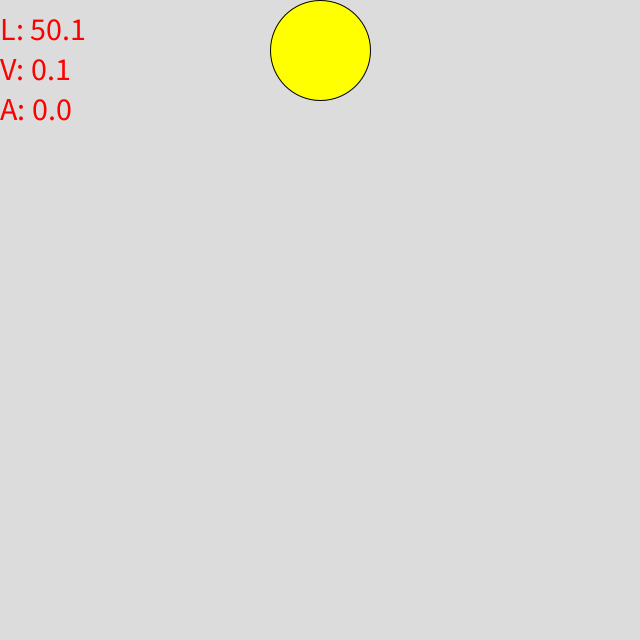
Frame 1 (no input)
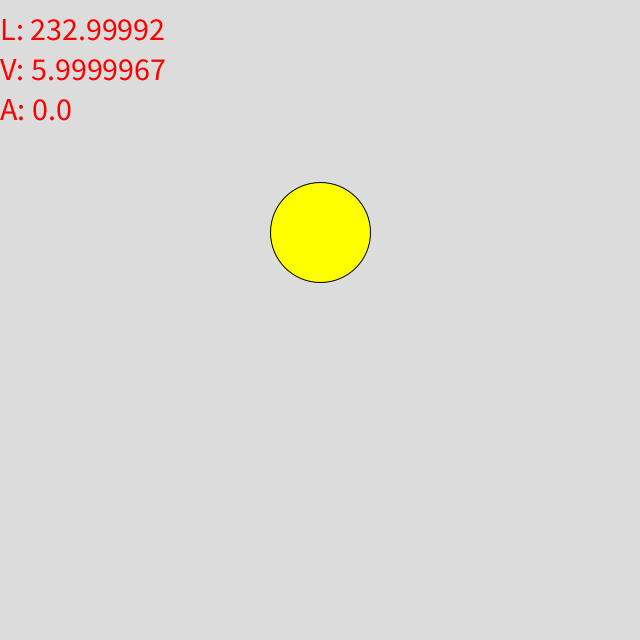
Frame 60 (the mouse pressed at the canvas centre just before this capture)
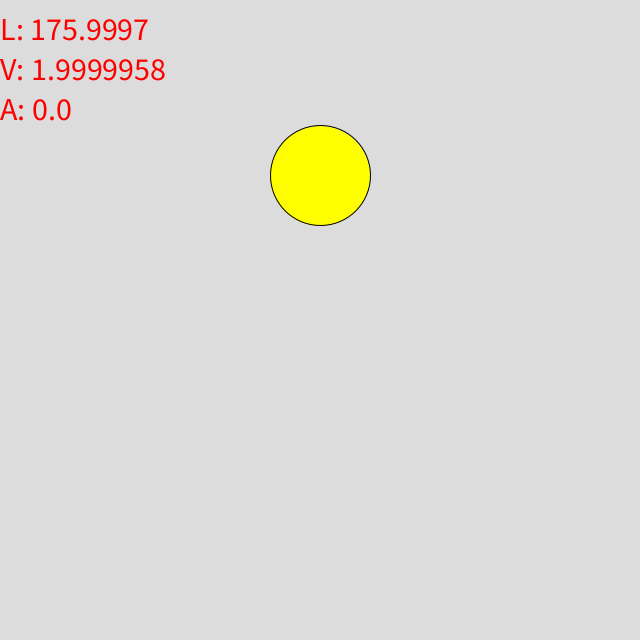
Frame 120 (the mouse held since frame 60 and released just before this capture)

The Processing sketch that drew these frames (run headless with seeded random() and noise(); from frame 60 on, the mouse is pressed at the canvas centre):

// Processing sketch: LargeBird
// ── LargeBird.pde
Bird b;

void setup() {
  size(640, 640);
  b = new Bird(width / 2, 50);
}

void draw() {
  background(220);
  // create gravity vector
  PVector gravity = new PVector(0, 0.1);
  b.applyForce(gravity);
  b.update();
  b.display();
}

void keyPressed() {
  if (key == ' ') {
    PVector jump = new PVector(0, -10);
    b.applyForce(jump);
  }
}

void mousePressed() {
  PVector jump = new PVector(0, -10);
  b.applyForce(jump);
}

// ── Bird.pde
public class Bird {
  private PVector location;
  private PVector velocity;
  private PVector acceleration;
  
  public Bird(int x, int y) {
    location = new PVector(x, y);
    velocity = new PVector(0, 0);
    acceleration = new PVector(0, 0);
  }
  
  public void applyForce(PVector f) {
    acceleration.add(f);
  }
  
  public void display() {
    fill(255, 255, 0);
    ellipse(location.x, location.y, 100, 100);
    fill(255, 0, 0);
    textSize(32);
    text("L: " + location.y, 0, 40);
    text("V: " + velocity.y, 0, 80);
    text("A: " + acceleration.y, 0, 120);
  }
  
  public void update() {
    velocity.add(acceleration);
    location.add(velocity);
    acceleration.mult(0);
  }
}
